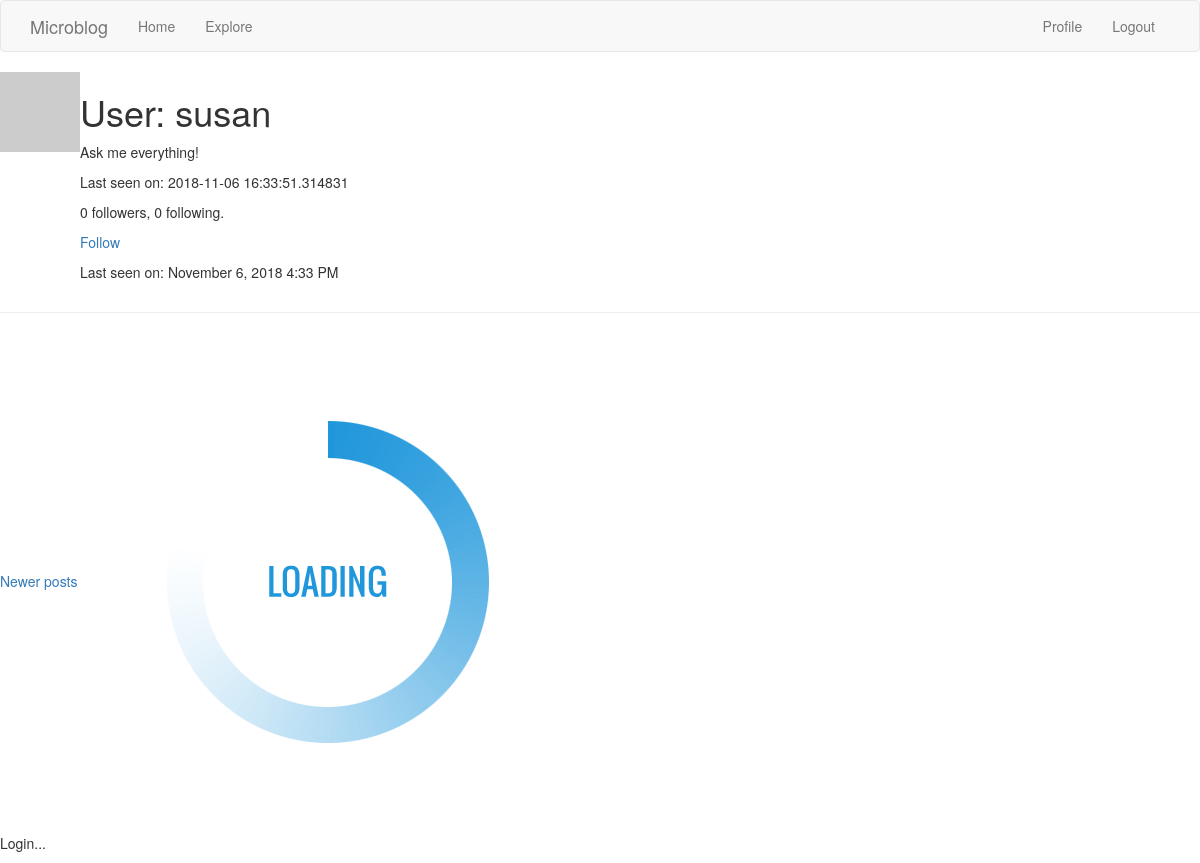
/user/susan?page=2 (signed in), run on an earlier commit of the app's database.
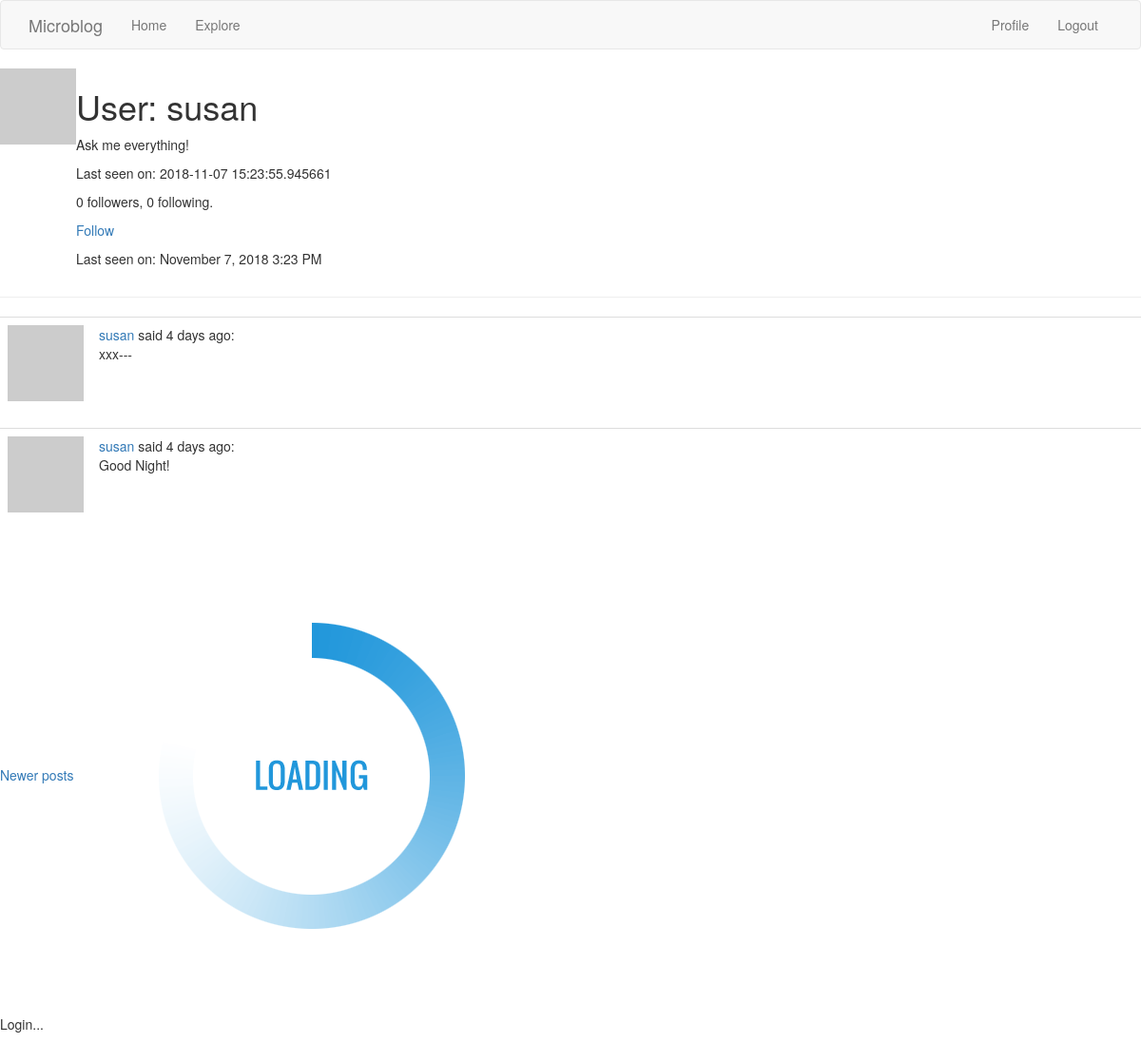
And on a later commit of the database.
### app/models.py (models this page shows, shortened)
class User(UserMixin, db.Model):
    id = db.Column(db.Integer, primary_key=True)
    username = db.Column(db.String(64), index=True, unique=True)
    email = db.Column(db.String(120), index=True, unique=True)
    password_hash = db.Column(db.String(128))
    posts = db.relationship('Post', backref='author', lazy='dynamic')
    about_me = db.Column(db.String(140))
    last_seen = db.Column(db.DateTime, default=datetime.utcnow)
    followed = db.relationship(
        'User',
        secondary=followers,
        primaryjoin=(followers.c.follower_id == id),
        secondaryjoin=(followers.c.followed_id == id),
        backref=db.backref('followers', lazy='dynamic'),
        lazy='dynamic')
    def avatar(self, size):
        digest = md5(self.email.lower().encode('utf-8')).hexdigest()
        return 'https://www.gravatar.com/avatar/{}?d=identicon&s={}'.format(
            digest, size)
    def is_following(self, user):
        return self.followed.filter(
            followers.c.followed_id == user.id).count() > 0

class Post(db.Model):
    id = db.Column(db.Integer, primary_key=True)
    body = db.Column(db.String(140))
    timestamp = db.Column(db.DateTime, index=True, default=datetime.utcnow)
    user_id = db.Column(db.Integer, db.ForeignKey('user.id'))

### app/routes.py (the view)
@app.route('/user/<username>')
@login_required
def user(username):
    user = User.query.filter_by(username=username).first_or_404()
    page = request.args.get('page', 1, type=int)
    posts = user.posts.order_by(Post.timestamp.desc()).paginate(
        page, app.config['POSTS_PER_PAGE'], False)
    next_url = url_for('user', username=user.username, page=posts.next_num) \
        if posts.has_next else None
    prev_url = url_for('user', username=user.username, page=posts.prev_num) \
        if posts.has_prev else None
    return render_template(
        'user.html',
        user=user,
        posts=posts.items,
        next_url=next_url,
        prev_url=prev_url)

### app/__init__.py (called while the page is built)
@app.context_processor
def inject_conf_var():
    d = dict(
        AVAILABLE_LANGUAGES=app.config['LANGUAGES'],
        CURRENT_LANGUAGE=session.get(
            'language',
            request.accept_languages.best_match(
                app.config['LANGUAGES'].keys())))
    return d

### app/models.py (called while the page is built)
@login.user_loader
def load_user(id):
    return User.query.get(int(id))

### app/routes.py (called while the page is built)
@app.before_request
def before_request():
    if current_user.is_authenticated:
        current_user.last_seen = datetime.utcnow()
        db.session.commit()
    g.locale = str(get_locale())

### app/templates/user.html (shortened to what this page needs)
{% extends "base.html" %}
{% block content %}
<table>
  <tr valign="top">
    <td><img src="{{ user.avatar(128) }}"></td>
    <td>
      <h1>User: {{ user.username }}</h1>
      {% if user.about_me %}<p>{{ user.about_me }}</p>{% endif %}
      {% if user.last_seen %}<p>Last seen on: {{ user.last_seen }}</p>{% endif %}
      <p>{{ user.followers.count() }} followers, {{ user.followed.count() }} following.</p>
      {% if user == current_user %}
      <p><a href="{{ url_for('edit_profile') }}">Edit your profile</a></p>
      {% elif not current_user.is_following(user) %}
      <p><a href="{{ url_for('follow', username=user.username) }}">Follow</a></p>
      {% else %}
      <p><a href="{{ url_for('unfollow', username=user.username) }}">Unfollow</a></p>
      {% endif %}
      {% if user.last_seen %}
      <p>Last seen on: {{ moment(user.last_seen).format('LLL') }}</p>
      {% endif %}
    </td>
  </tr>
</table>
<hr>
{% for post in posts %}
{% include '_post.html' %}
{% endfor %}
{% if prev_url %}
<a href="{{ prev_url }}">Newer posts</a>
{% endif %}
{% endblock %}

### app/templates/_post.html
<table class="table table-hover">
  <tr>
    <td width="70px">
      <a href="{{ url_for('user', username=post.author.username) }}">
        <img src="{{ post.author.avatar(70) }}" />
      </a>
    </td>
    <td>
      <a href="{{ url_for('user', username=post.author.username) }}">
        {{ post.author.username }}
      </a>
      said {{ moment(post.timestamp).fromNow() }}:
      <br>
      {{ post.body }}
    </td>
  </tr>
</table>

What changed in the data, as far as the page shows it:
changed User "susan": last_seen "2018-11-06 16:33:51.314831" → "2018-11-07 15:23:55.945661"; last_seen "November 6, 2018 4:33 PM" → "November 7, 2018 3:23 PM"
added Post: author.username "susan", timestamp "4 days ago", body "xxx---"
added Post: author.username "susan", timestamp "4 days ago", body "Good Night!"
